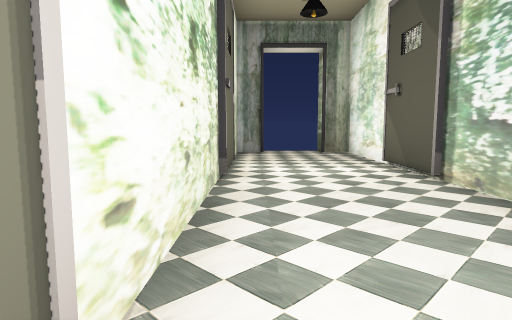
view 1 (above)

13 first-person views from a walk through a scene from a Unity 3-D project. The camera is 1.5 m above the floor, tilts 6° down and sees 75° across. The floor is counted in squares, 2 m on a side. Each view is taken from the middle of a square. On the plan, view 1 faces up. The plan holds only what a view shows up to about 11 squares ahead; the rest is blank. The player is left out. Door leaves are left out, so doorways stand open.

view 2
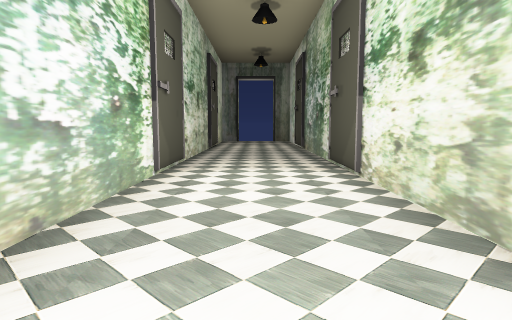

view 3
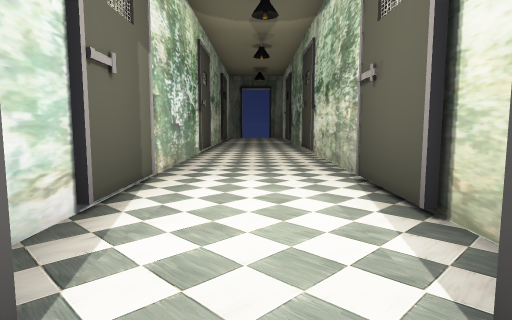

view 4
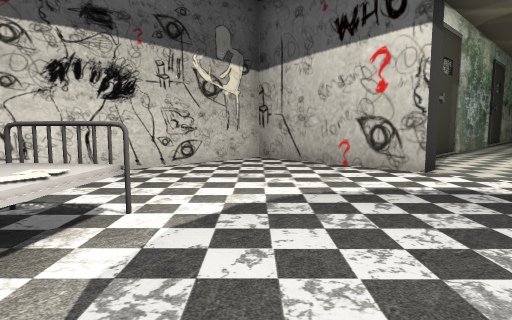

view 5
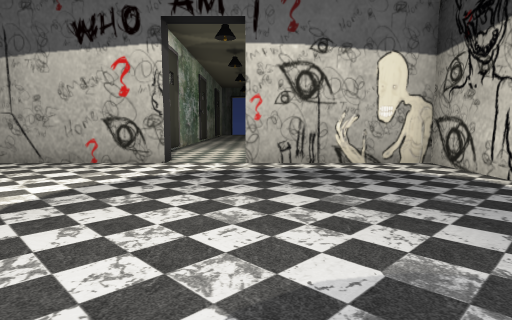

view 6
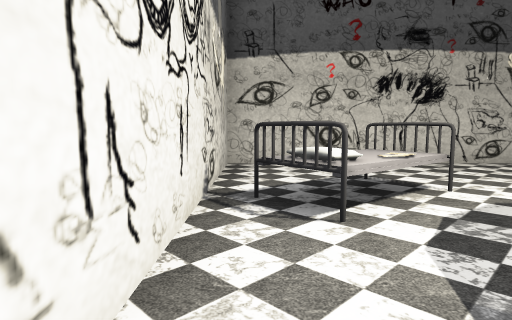

view 7
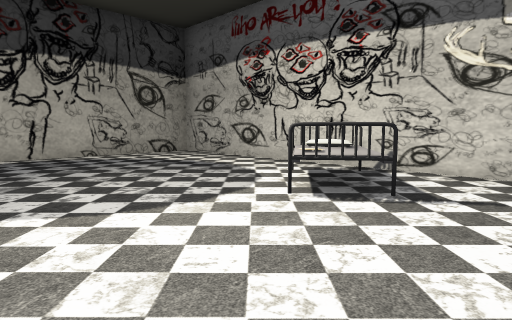

view 8
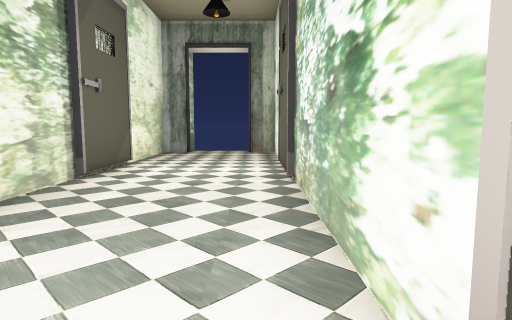

view 9
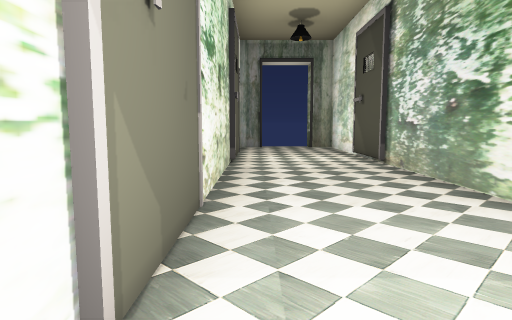

view 10
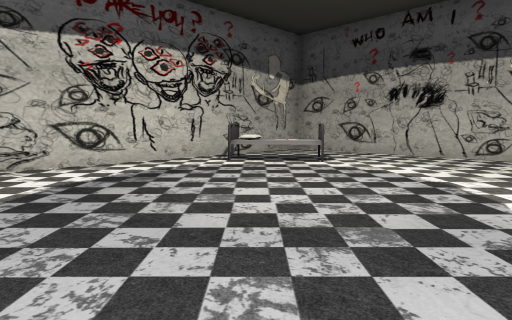

view 11
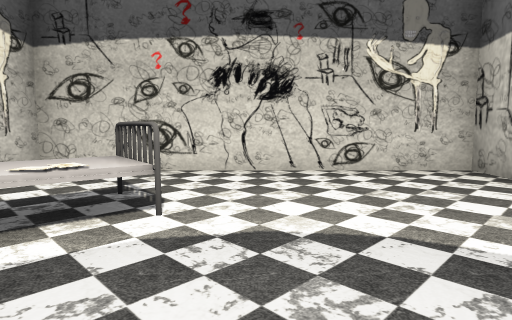

view 12
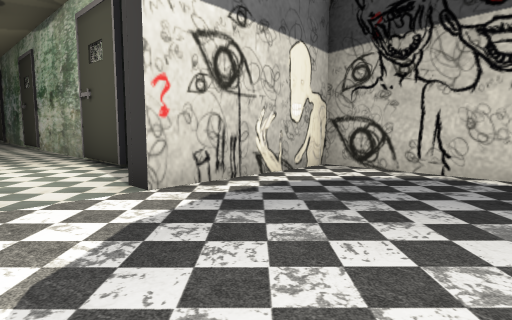

view 13
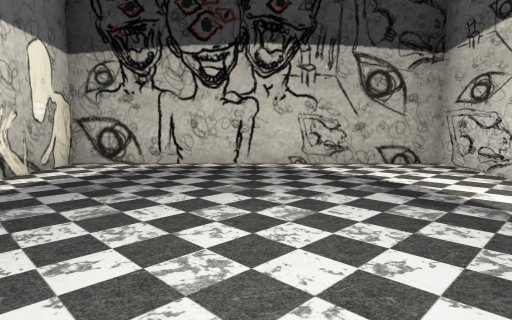

### Floor plan
Ten units are one square. View 1 is at (0, 0); x grows to the right and y downward. Boxes are objects, and circles mark ways between rooms. Rooms are numbered by the first view taken in them; rooms with no view inside come last. Other rooms are left out.
<svg viewBox="-40 -97 100 268">
<path fill="none" stroke="#000" d="M25 80 25 -92 19 -92M1 -92 -5 -92 -5 80M2 94 -35 94 -35 166 55 166 55 94 18 94"/>
<rect x="-15" y="145" width="20" height="20" fill="#bbb"><title>other object</title></rect>
<rect x="-15" y="135" width="10" height="10" fill="#bbb"><title>other object</title></rect>
<rect x="-5" y="145" width="10" height="10" fill="#bbb"><title>other object</title></rect>
<circle cx="10" cy="90" r="3" fill="#2a7"/>
<text x="10" y="0">1</text>
<text x="10" y="130">2</text>
</svg>
Room 1 opens to room 2.

Where each view was taken, in squares from view 1:
view 1: 0 up, 0 right, facing up
view 2: 6 down, 1 right, facing up
view 3: 10 down, 1 right, facing up
view 4: 15 down, 2 right, facing up-left
view 5: 16 down, 2 right, facing up
view 6: 16 down, 3 right, facing left
view 7: 11 down, 3 left, facing down-right
view 8: 0 up, 2 right, facing up
view 9: 2 down, 0 right, facing up
view 10: 10 down, 5 right, facing down-left
view 11: 13 down, 2 right, facing left
view 12: 13 down, 0 right, facing up-right
view 13: 13 down, 1 left, facing right
